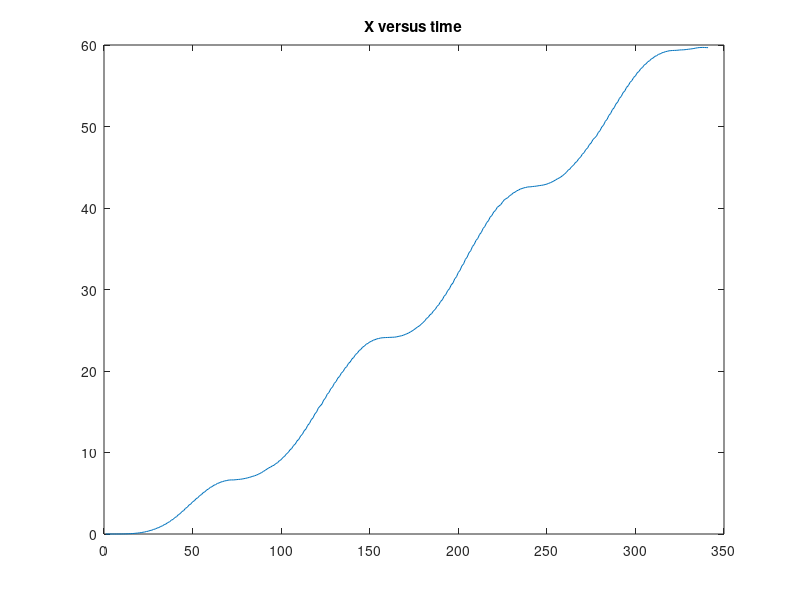
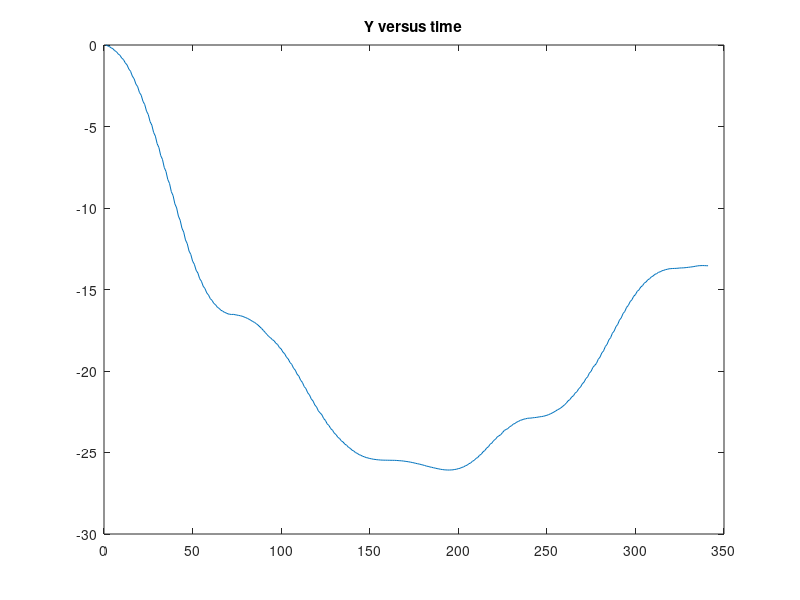
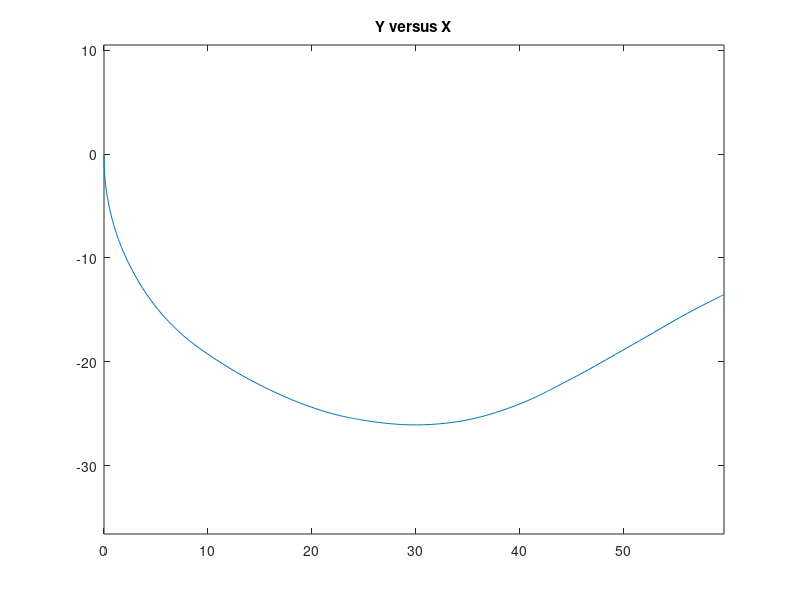
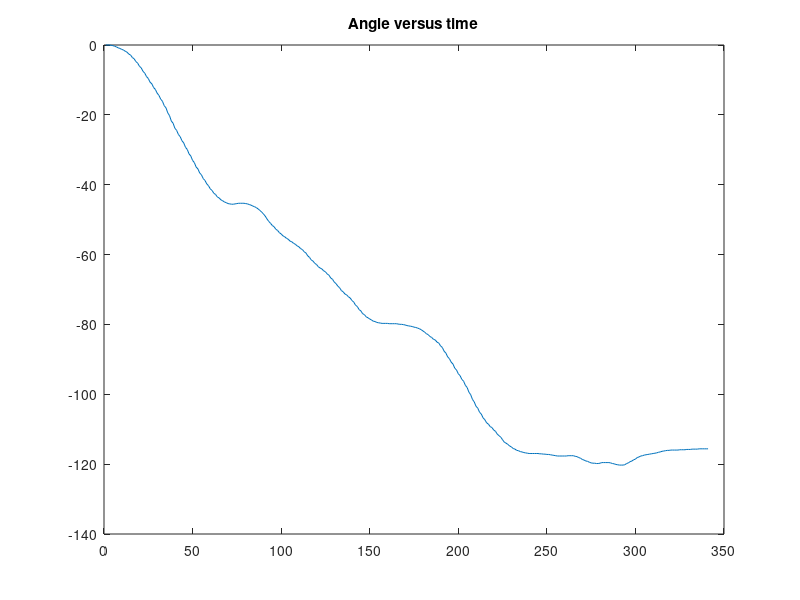

Source code (MATLAB) for these figures, in order:
function math_test_file2()
% math test from files
close all

% variable containing the position
x = 0;
y = 0;
angle = 0;



% open file
%file = fopen( 'rear left 90.txt');
%file = fopen( 'straight about 10cm.txt');
%file = fopen( 'turn right about 90.txt');
%file = fopen( 'droit puis 90 gauche.txt'); % straight then 90 left
%file = fopen( 'droit puis 90 droite.txt'); % straight then 90 right

%file = fopen( 'etalon_coef_anglesup44.54.txt');
%file = fopen('etalon103.68.txt');
%file = fopen('etalon27.36.txt');
%file = fopen('etalon119.69.txt');
%file = fopen('etalon116.73.txt');
file = fopen('etalon123.txt');

% get the data
data = fscanf(file, '%i', [2,inf]);

% disconnect
fclose( file);

% get the actual movement (- as the mouse is mounted backward
Dx = -data(1,:);
Dy = -data(2,:);


% process the data

 for i=1:size(Dx,2);
        alpha = atand( Dx(i) / (6.5*250/2.54) );  % 6 = dist in cm from sensor to turning center of car -> to be measured/ determined more precisely
        angle(end+1) = angle(end) - alpha;
        delta_x = Dy(i) * sind(angle(end)) ;
        delta_y = Dy(i) * cosd(angle(end));
        x(end + 1) = x(end) + delta_x;
        y(end + 1) = y(end) + delta_y;
 end

% convert from dpi to inch
x = x/250;
y= y/250;
% convert from inch to cm
x = 2.54 * x;
y = 2.54 * y;

x(end)
y(end)
angle(end)

t = 1:size(x, 2);
plot(t,x);
title('X versus time');
figure;
plot(t,y);
title('Y versus time');
figure
plot(x,y);
axis equal
title('Y versus X');
figure
plot( t, angle)
title('Angle versus time');



end